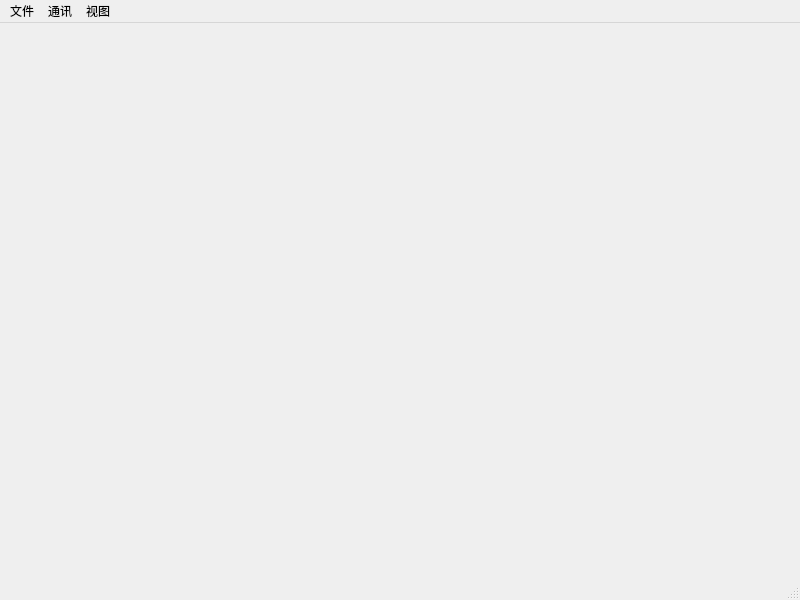
<?xml version="1.0" encoding="UTF-8"?>
<ui version="4.0">
 <class>MainWindow</class>
 <widget class="QMainWindow" name="MainWindow">
  <property name="geometry">
   <rect>
    <x>0</x>
    <y>0</y>
    <width>800</width>
    <height>600</height>
   </rect>
  </property>
  <property name="windowTitle">
   <string>MainWindow</string>
  </property>
  <widget class="QWidget" name="centralwidget"/>
  <widget class="QMenuBar" name="menubar">
   <property name="geometry">
    <rect>
     <x>0</x>
     <y>0</y>
     <width>800</width>
     <height>22</height>
    </rect>
   </property>
   <widget class="QMenu" name="menu">
    <property name="title">
     <string>文件</string>
    </property>
    <addaction name="actionEditConfig"/>
    <addaction name="actionLoadConfig"/>
    <addaction name="actionSaveConfig"/>
    <addaction name="actionSelectSaveDir"/>
   </widget>
   <widget class="QMenu" name="menu_2">
    <property name="title">
     <string>通讯</string>
    </property>
    <addaction name="actionConnect"/>
    <addaction name="actionDisconnect"/>
   </widget>
   <widget class="QMenu" name="menu_3">
    <property name="title">
     <string>视图</string>
    </property>
    <addaction name="actionSetYRange"/>
    <addaction name="actionBoxZoom"/>
    <addaction name="actionResetView"/>
   </widget>
   <addaction name="menu"/>
   <addaction name="menu_2"/>
   <addaction name="menu_3"/>
  </widget>
  <widget class="QStatusBar" name="statusbar"/>
  <action name="actionEditConfig">
   <property name="text">
    <string>编辑配置</string>
   </property>
   <property name="shortcut">
    <string>Ctrl+E</string>
   </property>
  </action>
  <action name="actionConnect">
   <property name="text">
    <string>连接 PLC</string>
   </property>
  </action>
  <action name="actionDisconnect">
   <property name="text">
    <string>断开</string>
   </property>
  </action>
  <action name="actionTestWrite">
   <property name="text">
    <string>写 reg 0 = 9999
</string>
   </property>
  </action>
  <action name="actionLoadConfig">
   <property name="text">
    <string>加载配置</string>
   </property>
   <property name="shortcut">
    <string>Ctrl+O</string>
   </property>
  </action>
  <action name="actionSaveConfig">
   <property name="text">
    <string>保存配置</string>
   </property>
   <property name="shortcut">
    <string>Ctrl+Shift+S</string>
   </property>
  </action>
  <action name="actionSelectSaveDir">
   <property name="text">
    <string>选择保存目录</string>
   </property>
   <property name="shortcut">
    <string>Ctrl+D</string>
   </property>
  </action>
  <action name="actionSetYRange">
   <property name="text">
    <string>设置 Y 轴范围</string>
   </property>
   <property name="shortcut">
    <string>Ctrl+Y</string>
   </property>
  </action>
  <action name="actionBoxZoom">
   <property name="text">
    <string>框选放大</string>
   </property>
   <property name="shortcut">
    <string>Ctrl+B</string>
   </property>
  </action>
  <action name="actionResetView">
   <property name="text">
    <string>重置视图</string>
   </property>
   <property name="shortcut">
    <string>Ctrl+R</string>
   </property>
  </action>
 </widget>
 <resources/>
 <connections/>
</ui>
